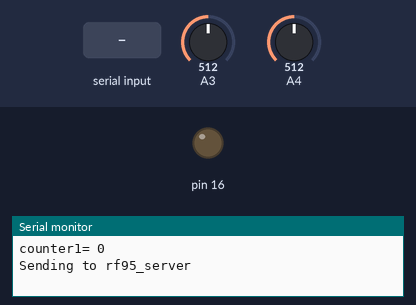
Recording of a sketch running on a simulated Arduino Uno, built with avr-gcc and run on an emulated ATmega328P. On the bench: output pins drawn as LEDs (lit = HIGH), the last lines printed to the serial monitor. The inputs (shaded band) are chosen by the test bench; at power-on: A4 = 512, A3 = 512. No radio packets arrive unless stated.

Above: at 1.2 s.
1.3 s: A4 set to 306
5.9 s: A3 set to 20
15.0 s: "1\n" received over the second serial link
18.4 s: A4 set to 122
At 32.2 s:
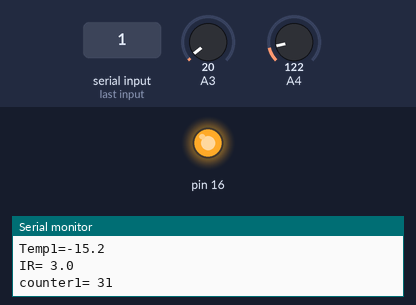
Timing chart, 0 to 62.7 s (numbered marks = the images above; inputs shaded):
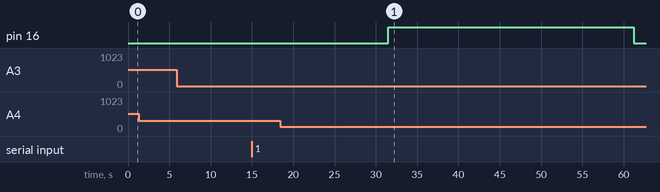

The sketch:

oct_lora_communicate_slave.ino
```cpp
#include <SPI.h>
#include <RH_RF95.h>
#include <SoftwareSerial.h>
#include <TimerOne.h>
#include <SharpIR.h>
SharpIR sensor( SharpIR::GP2Y0A41SK0F, A3 );

int counter = 0;
int counter1 = 0;
int loraflag = 1;
SoftwareSerial mySerial(14, 15); // RX, TX


// Singleton instance of the radio driver
RH_RF95 rf95;
//RH_RF95 rf95(5, 2); // Rocket Scream Mini Ultra Pro with the RFM95W
//RH_RF95 rf95(8, 3); // Adafruit Feather M0 with RFM95

// Need this on Arduino Zero with SerialUSB port (eg RocketScream Mini Ultra Pro)
//#define Serial SerialUSB
char temp1[10];
 char IR[10];
 char temp1_buffer[30]; char IR_buffer[30];
char a[2][14];
char lorabuffer[251];


void timerIsr()
{
counter1++;
}
float Thermister(int RawADC) {
float Temp;
Temp = log(((10240000 / RawADC) - 10000));
Temp = 1 / (0.001129148 + (0.000234125 + (0.0000000876741 * Temp * Temp )) * Temp );
Temp = Temp - 273.15; // Convert Kelvin to Celcius
return Temp;
}
void setup()
{
  Serial.begin(9600);
  while (!Serial) ; // Wait for serial port to be available
  if (!rf95.init())
    Serial.println("init failed");
  // Defaults after init are 434.0MHz, 13dBm, Bw = 125 kHz, Cr = 4/5, Sf = 128chips/symbol, CRC on
  //  driver.setTxPower(14, true);
  Timer1.initialize(1000000);
Timer1.attachInterrupt( timerIsr );
pinMode(16,OUTPUT);
pinMode(3,INPUT);
pinMode(4,INPUT);
 mySerial.begin(9600);


}

void loop()
{

   Serial.print("counter1= ");
Serial.println(counter1);

 if (counter1 >= 30){
 counter1 = 0;
 loraflag= !loraflag;
 digitalWrite(16,!digitalRead(16));
 }


   if(loraflag == 1 ){

  Serial.println("Sending to rf95_server");
  // Send a message to rf95_server
  uint8_t data[] = "Hello I'm from lora!";
    rf95.send(lorabuffer, 251);

  rf95.waitPacketSent();
  // Now wait for a reply
  uint8_t buf[RH_RF95_MAX_MESSAGE_LEN];
  uint8_t len = sizeof(buf);

  if (rf95.waitAvailableTimeout(3000))
  {
    // Should be a reply message for us now
    if (rf95.recv(buf, &len))
    {
    }
    else
    {
      Serial.println("recv failed");
    }
  }
  else
  {
    Serial.println("No reply, is rf95_server running?");
  }
  delay(400);
   }


if (mySerial.available()){

 String command = mySerial.readStringUntil('\n');

Serial.println(command);


}


 char data[10];
 char data_buffer[20];
  int distance = analogRead(3); //Calculate the distance in centimeters and store the value in a variable
  float stock_level = map (analogRead(3),0,600,0,100);
 int precision =1;

dtostrf(Thermister(analogRead(4)),precision+3,precision,temp1);
dtostrf(stock_level,precision+3,precision,IR);
sprintf(lorabuffer, "Temp1lora=%s\nIRlora=%s", temp1,IR);


sprintf(temp1_buffer, "Temp1=%s", temp1);
sprintf(IR_buffer, "IR=%s ", IR);
mySerial.println(temp1_buffer);
delay(500);

mySerial.println(IR_buffer);
delay(500);

Serial.println(temp1_buffer);
Serial.println(IR_buffer);


}
```
